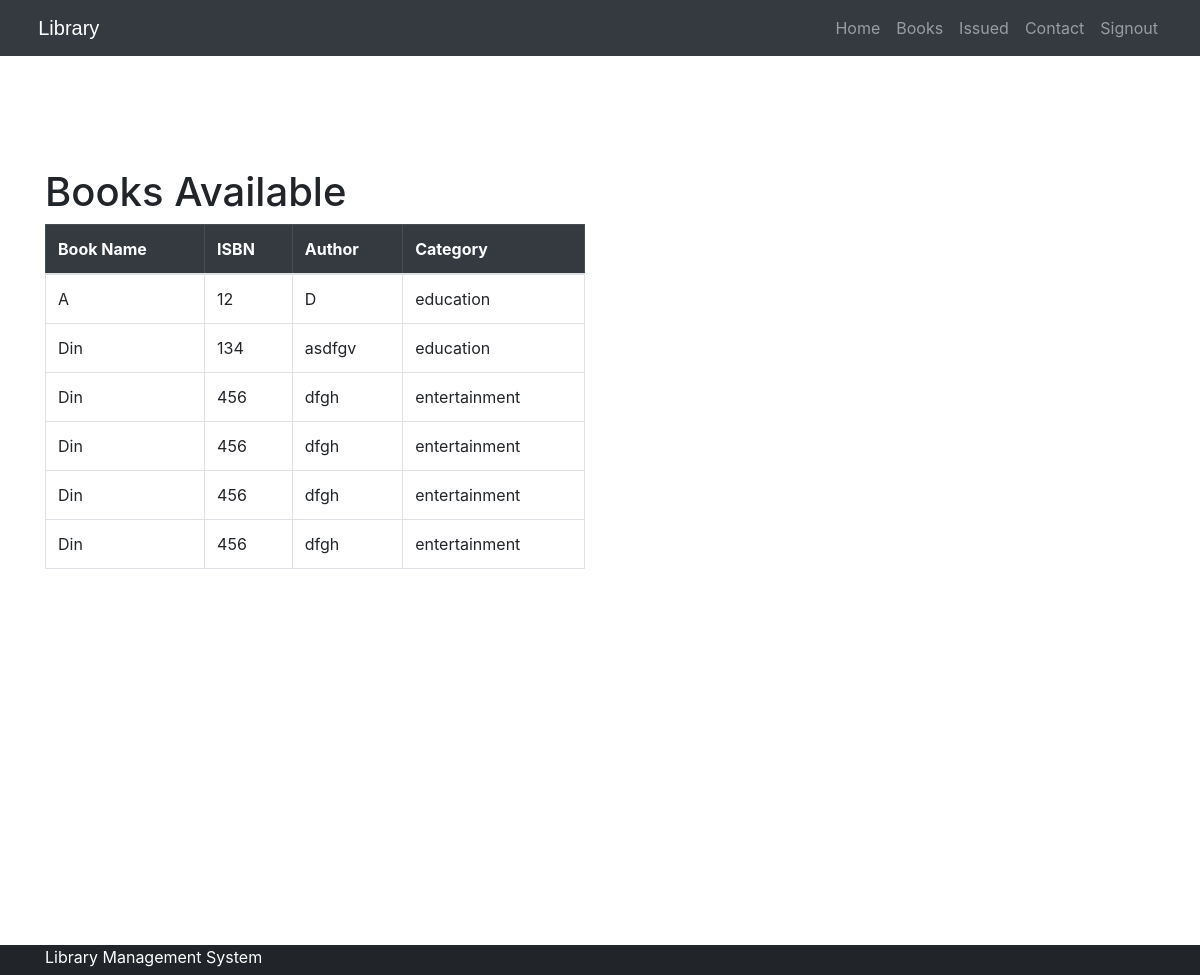
Screenshot of /viewbookstudent with the database file from the repository.
### library/models.py (models this page shows, shortened)
class Book(models.Model):
    catchoice= [
        ('education', 'Education'),
        ('entertainment', 'Entertainment'),
        ('comics', 'Comics'),
        ('biography', 'Biographie'),
        ('history', 'History'),
        ]
    name=models.CharField(max_length=30)
    isbn=models.PositiveIntegerField()
    author=models.CharField(max_length=40)
    category=models.CharField(max_length=30,choices=catchoice,default='education')

### library/views.py (the view)
# urls.py: path('viewbookstudent', views.viewbookstudent_view),
def viewbookstudent_view(request):
    books=models.Book.objects.all()
    return render(request,'library/viewbookbystudent.html',{'books':books})

### templates/library/viewbookbystudent.html (shortened to what this page needs)
<!DOCTYPE html>
<html lang="en" dir="ltr">
  <head>
  </head>
  <body>
    {% include "library/navbarstudent.html" %}<br /><br />
    <br /><br /><br /><br />
    <div class="container">
      <br />
      <h1>Books Available</h1>
      <div class="row">
        <div class="col-sm-6">
          {% if books%}
          <table class="table table-bordered">
            <thead class="table-dark">
              <tr>
                <th scope="col">Book Name</th>
                <th scope="col">ISBN</th>
                <th scope="col">Author</th>
                <th scope="col">Category</th>
              </tr>
            </thead>
            <tbody>
              {% for book in books %}
              <tr>
                <td>{{book.name}}</td>
                <td>{{book.isbn}}</td>
                <td>{{book.author}}</td>
                <td>{{book.category}}</td>
              </tr>
              {% endfor %}
            </tbody>
          </table>
          {% else %}
          <h1>Have 0 book</h1>
          {% endif %}
        </div>
      </div>
    </div>
    <br /><br /><br /><br /><br /><br /><br /><br /><br /><br />
    <br /><br /><br /><br /><br />
    {% include "library/footer.html" %}
  </body>
</html>

### rows the page displays
Book: name "A", isbn "12", author "D", category "education"
Book: name "Din", isbn "134", author "asdfgv", category "education"
Book: name "Din", isbn "456", author "dfgh", category "entertainment"
Book: name "Din", isbn "456", author "dfgh", category "entertainment"
Book: name "Din", isbn "456", author "dfgh", category "entertainment"
Book: name "Din", isbn "456", author "dfgh", category "entertainment"
